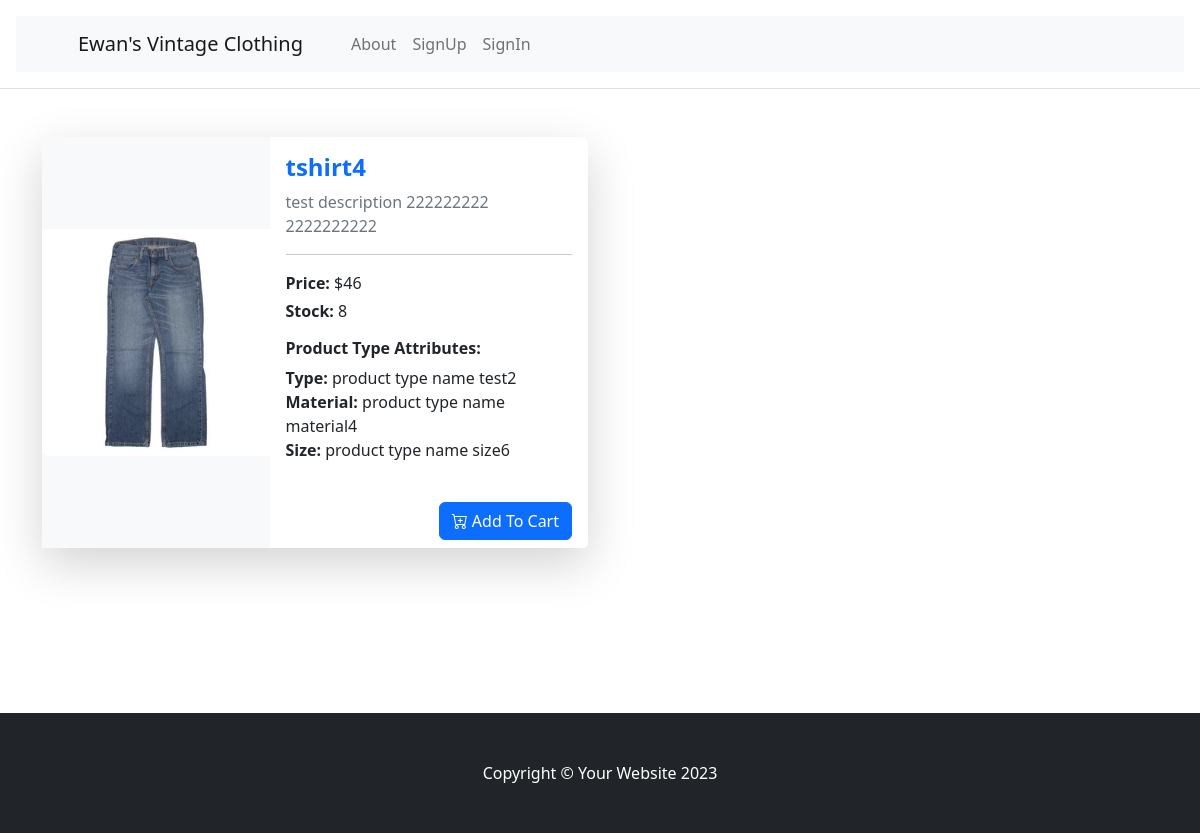
Screenshot of /products/tshirt4 with the database file from the repository.
### tables this page shows
CREATE TABLE Product (
    id INTEGER PRIMARY KEY AUTOINCREMENT,
    name VARCHAR(255) NOT NULL,
    description TEXT,
    stock INT NOT NULL CHECK (stock >= 0),
    price DECIMAL(10, 2) NOT NULL CHECK (price >= 0.00),
    imageurl VARCHAR(255) NOT NULL,
    created_by INT NOT NULL,
    product_type INT NOT NULL,
    created_at TIMESTAMP DEFAULT CURRENT_TIMESTAMP,
    FOREIGN KEY (created_by) REFERENCES User(id) ON DELETE CASCADE,
    FOREIGN KEY (product_type) REFERENCES ProductType(id) ON DELETE CASCADE
);

CREATE TABLE ProductType (
    id INTEGER PRIMARY KEY AUTOINCREMENT,
    name VARCHAR(20) NOT NULL,
    material VARCHAR(20) NOT NULL,
    size VARCHAR(20) NOT NULL
);

### app.py (the view)
@app.route('/products/<name>')
def get_product(name):
    try:
        product=select_product_by_name(name)
        return render_template('ProductDetail.html', product=product)
    except Exception as e:
        print(e)
        flash('The Product does not exist','danger')
        return redirect(url_for('products_spread'))

### Model/Product.py (called while the page is built)
    def to_dict(self) -> dict:
        return {
            "id":self.id, "name":self.name, "material":self.material, "size":self.size
        }

    def to_dict(self):
        return {
            'id': self.id,
            'name': self.name,
            'description': self.description,
            'stock': self.stock,
            'price': self.price,
            'imageurl': self.imageurl,
            'created_by': self.created_by,
            'product_type': self.product_type,
            'created_at': self.created_at
        }

### app.py (called while the page is built, shortened)
@app.before_request
def before_request():
    email=session.get("email")
    if email is None:
        g.user = None

### db.py (called while the page is built)
def get_db():
    db = getattr(g, '_database', None)
    if db is None:
        db = g._database = sqlite3.connect(DATABASE)
    return db

def select_product_by_name(productname):
    mydb=get_db()
    row=mydb.execute("""SELECT id, name, description, stock, price, imageurl, created_by, product_type, created_at FROM Product WHERE name = ?""",
                     (productname,)).fetchone()
    if row:
        product_type_id=row[7]#row 7 contains product type id
        product_typeobject=select_product_type_by_id(product_type_id)
        product=ProductRead(id=row[0],
                     name=row[1],
                     description=row[2],
                     stock=row[3],
                     price=row[4],
                     imageurl=row[5],
                     created_by=row[6],
                     product_type=product_typeobject,#assign product type object to Product's product_type field
                     created_at=row[8]).to_dict()
        return product

def select_product_type_by_id(id):
    mydb = get_db()
    row=mydb.execute("""select id, name, material, size FROM ProductType WHERE id = ?"""
                     ,(id,)).fetchone()
    if row:
        producttype=ProductTypeRead(id=row[0],
                                    name=row[1],
                                    material=row[2],
                                    size=row[3]).to_dict()
        return producttype

### templates/ProductDetail.html (shortened to what this page needs)
{% extends "base.html" %}
{% block content %}
<div class="container py-4">
<div class="row">
    <div class="col">
        <div class="card shadow-lg border-0 mb-4" style="max-width: 720px;">
    <div class="row g-0">
      <div class="col-md-5 d-flex align-items-center bg-light">
        <img src="{{ product.imageurl }}" class="img-fluid rounded-start" alt="{{ product.name }}">
      </div>
      <div class="col-md-7">
        <div class="card-body">
          <h4 class="card-title text-primary fw-bold">{{ product.name }}</h4>
          <p class="card-text text-muted">{{ product.description }}</p>
          <hr>
          <p class="mb-1"><strong>Price:</strong> ${{ product.price }}</p>
          <p class="mb-3"><strong>Stock:</strong> {{ product.stock }}</p>
          <h6 class="fw-bold">Product Type Attributes:</h6>
          <ul class="list-unstyled">
            <li><strong>Type:</strong> {{ product.product_type.name }}</li>
            <li><strong>Material:</strong> {{ product.product_type.material }}</li>
            <li><strong>Size:</strong> {{ product.product_type.size }}</li>
          </ul>
        </div>
        <div class="card-footer bg-white border-0 d-flex justify-content-end">
          <form method="post" action="{{ url_for('add_to_cart') }}">
            <button class="btn btn-primary" type="submit">
              <i class="bi bi-cart-plus"></i> Add To Cart
            </button>
          </form>
        </div>
      </div>
    </div>
  </div>
    </div>
    <div class="col">
    </div>
</div>
</div>
{% endblock %}

### rows the page displays
Product: imageurl (picture), name "tshirt4", description "test description 222222222 2222222222", price "46", stock "8"
ProductType: product_type.name "product type name test2", product_type.material "product type name material4", product_type.size "product type name size6"
